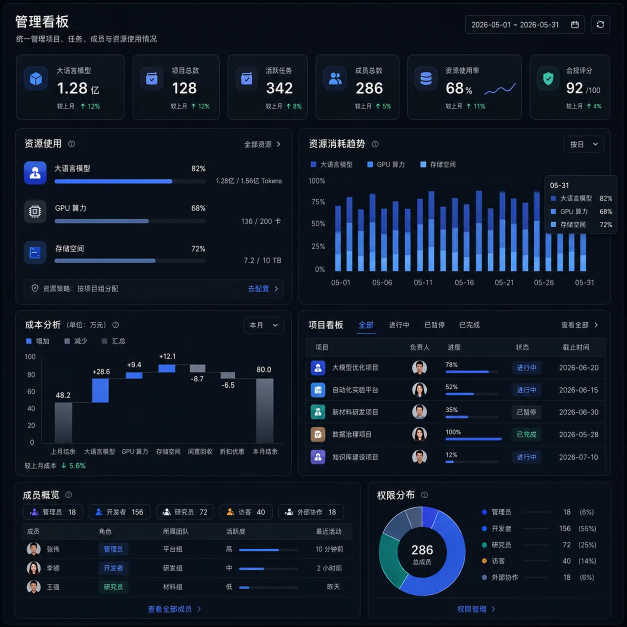
#> input picture pic/case-dashboard-cn.webp, 1254 x 1254 px (shown at 1/2 size); its folder holds only this picture in this run
$ python analyze_accents.py
#> lines starting #> are read from the running program, lines starting #| are printed output that depends on the picture
"""Detect accent/brand colors (saturated, non-grayscale) in reference images."""
import json
from pathlib import Path
from PIL import Image
import collections
import colorsys


def is_grayscale(r, g, b, threshold=15):
    """Check if a color is essentially grayscale."""
    mx, mn = max(r, g, b), min(r, g, b)
    return (mx - mn) < threshold


def is_extreme(r, g, b):
    """Check if color is too dark or too light to be an accent."""
    brightness = (r + g + b) / 3
    return brightness < 25 or brightness > 235


def get_saturation(r, g, b):
    h, s, v = colorsys.rgb_to_hsv(r / 255, g / 255, b / 255)
    return s


def extract_accent_colors(img, top_n=15):
    """Extract saturated, non-grayscale colors that could be accents."""
    img_small = img.convert("RGB").resize((300, 300))
    pixels = list(img_small.getdata())

    accent_pixels = []
    for r, g, b in pixels:
        if is_grayscale(r, g, b) or is_extreme(r, g, b):
            continue
        sat = get_saturation(r, g, b)
        if sat > 0.15:  # At least 15% saturation
            # Quantize for grouping
            q = (r // 16 * 16, g // 16 * 16, b // 16 * 16)
            accent_pixels.append((q, sat))

    if not accent_pixels:
        return []

    counter = collections.Counter([p[0] for p in accent_pixels])
    total_pixels = len(pixels)
    results = []
    for color, count in counter.most_common(top_n):
        h, s, v = colorsys.rgb_to_hsv(color[0] / 255, color[1] / 255, color[2] / 255)
        results.append({
            "hex": "#{:02x}{:02x}{:02x}".format(*color),
            "rgb": list(color),
            "hsv": [round(h * 360), round(s, 3), round(v, 3)],
            "ratio": round(count / total_pixels, 5),
        })
    return results


def detect_gradients(img):
    """Detect if the image has gradient backgrounds by sampling vertical strips."""
    img_rgb = img.convert("RGB").resize((100, 100))
    w, h = img_rgb.size
    # Sample left edge top to bottom
    left_strip = [img_rgb.getpixel((2, y)) for y in range(0, h, 5)]
    # Sample top edge left to right
    top_strip = [img_rgb.getpixel((x, 2)) for x in range(0, w, 5)]

    def is_gradient(strip):
        if len(strip) < 2:
            return False
        diffs = [abs(sum(strip[i]) - sum(strip[i - 1])) for i in range(1, len(strip))]
        avg_diff = sum(diffs) / len(diffs) if diffs else 0
        # Check if it's a smooth gradient (consistent small changes)
        return avg_diff > 3

    return {
        "left_vertical_gradient": is_gradient(left_strip),
        "top_horizontal_gradient": is_gradient(top_strip),
        "left_strip_colors": ["#{:02x}{:02x}{:02x}".format(*c) for c in left_strip[:5] + left_strip[-5:]],
        "top_strip_colors": ["#{:02x}{:02x}{:02x}".format(*c) for c in top_strip[:5] + top_strip[-5:]],
    }


def main():
    pic_dir = Path(r"d:\BattleFish\BatteryEMCL Lab\pic")
    for img_path in sorted(pic_dir.glob("*.webp")):
        img = Image.open(str(img_path))
#> img is the input picture: PIL image 1254x1254 RGB; mean R, G, B 16.2, 25.1, 38.6
        print(f"\n{'='*60}")
        print(f"FILE: {img_path.name}  ({img.size[0]}x{img.size[1]})")
#| FILE: case-dashboard-cn.webp  (1254x1254)
        print(f"{'='*60}")

        accents = extract_accent_colors(img)
#> in extract_accent_colors, `img_small = img.convert("RGB").resize((300, 300))`:
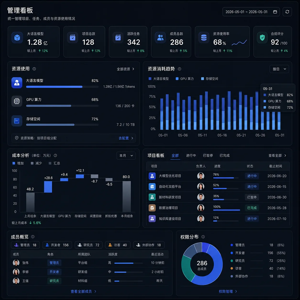
#> img_small: PIL image 300x300 RGB; mean R, G, B 16.2, 25.1, 38.6
#> in extract_accent_colors, `pixels = list(img_small.getdata())`: pixels = 90000 items
#> the loop in extract_accent_colors, `for r, g, b in pixels:` made 90000 passes
#> (sat, q) on passes 2325, 2329, 2336, 2337, 2338, 2339, 2340, 2368, 2377, 2923, 3226, 3250: (0.441, (16, 16, 32)), (0.455, (16, 16, 32)), (0.429, (16, 16, 32)), (0.441, (16, 16, 32)), (0.471, (16, 16, 32)), (0.471, (16, 16, 32)), (0.455, (16, 16, 32)), (0.455, (16, 16, 32)), (0.455, (16, 16, 32)), (0.441, (16, 16, 32)), (0.441, (16, 16, 32)), (0.183, (64, 64, 80))
#> (r, g, b, mx in is_grayscale, mn in is_grayscale) on passes 1 to 6: (2, 5, 16, 16, 2), (2, 5, 15, 15, 2), (2, 6, 12, 12, 2), (3, 6, 13, 13, 3), (3, 6, 13, 13, 3), (1, 7, 13, 13, 1)
#> after the loop in extract_accent_colors, `for r, g, b in pixels:`: accent_pixels = 11459 items
#> in extract_accent_colors, `counter = collections.Counter([p[0] for p in accent_pixels])`: counter = 376 items
#> in extract_accent_colors, `total_pixels = len(pixels)`: total_pixels = 90000
#> the loop in extract_accent_colors, `for color, count in counter.most_common(top_n):` made 15 passes
#> (color, count, h, s, v) on passes 1 to 12: ((16, 16, 32), 1858, 0.667, 0.5, 0.125), ((32, 32, 48), 519, 0.667, 0.333, 0.188), ((16, 32, 32), 475, 0.5, 0.5, 0.125), ((48, 48, 64), 387, 0.667, 0.25, 0.251), ((0, 16, 32), 377, 0.583, 1, 0.125), ((0, 16, 48), 365, 0.611, 1, 0.188), ((32, 80, 208), 352, 0.621, 0.846, 0.816), ((16, 32, 64), 317, 0.611, 0.75, 0.251), ((64, 64, 80), 278, 0.667, 0.2, 0.314), ((32, 48, 48), 271, 0.5, 0.333, 0.188), ((16, 32, 48), 255, 0.583, 0.667, 0.188), ((16, 16, 48), 238, 0.667, 0.667, 0.188)
#> after the loop in extract_accent_colors, `for color, count in counter.most_common(top_n):`: results = 15 items
#> accents = 15 items
        print(f"\nAccent/Brand colors (saturated, non-gray):")
        if accents:
            for a in accents[:8]:
                print(f"  {a['hex']}  HSV={a['hsv']}  ratio={a['ratio']}")
#> this loop made 8 passes
#|   #101020  HSV=[240, 0.5, 0.125]  ratio=0.02064
#|   #202030  HSV=[240, 0.333, 0.188]  ratio=0.00577
#|   #102020  HSV=[180, 0.5, 0.125]  ratio=0.00528
#|   #303040  HSV=[240, 0.25, 0.251]  ratio=0.0043
#|   #001020  HSV=[210, 1.0, 0.125]  ratio=0.00419
#|   #001030  HSV=[220, 1.0, 0.188]  ratio=0.00406
#|   #2050d0  HSV=[224, 0.846, 0.816]  ratio=0.00391
#|   #102040  HSV=[220, 0.75, 0.251]  ratio=0.00352
        else:
            print("  (none detected - image is monochromatic)")

        gradients = detect_gradients(img)
#> in detect_gradients, `img_rgb = img.convert("RGB").resize((100, 100))`:
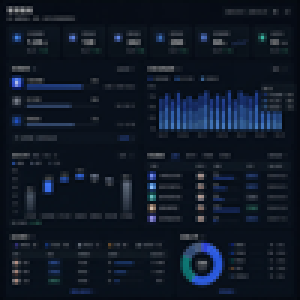
#> img_rgb: PIL image 100x100 RGB (shown 3 times larger); mean R, G, B 16.2, 25.1, 38.6
#> in detect_gradients, `left_strip = [img_rgb.getpixel((2, y)) for y in range(0, h, 5)]`: left_strip = [(6, 12, 21), (17, 22, 31), (11, 17, 26), (10, 16, 25), (7, 14, 24), (10, 16, 25), (9, 17, 27), (10, 16, 27), (9, 15, 25), (9, 15, 26), (10, 18, 27), (11, 16, 26), (10, 17, 27), (10, 16, 27), (10, 17, 26), (9, 15, 26), (10, 16, 25), (9, 15, 25), (9, 16, 26), (9, 17, 27)]
#> in detect_gradients, `top_strip = [img_rgb.getpixel((x, 2)) for x in range(0, w, 5)]`: top_strip = [(6, 11, 20), (83, 87, 91), (59, 63, 69), (7, 12, 22), (6, 12, 22), (6, 12, 22), (7, 12, 22), (7, 12, 23), (7, 12, 22), (7, 12, 23), (8, 13, 23), (8, 13, 23), (8, 13, 23), (7, 12, 22), (6, 11, 21), (9, 15, 24), (9, 14, 24), (9, 15, 24), (10, 16, 25), (9, 15, 25)]
#> in is_gradient, `diffs = [abs(sum(strip[i]) - sum(strip[i - 1])) for i in range(1, len(..`: diffs = [31, 16, 3, 6, 6, 2, 0, 4, 1, 5, 2, 1, 1, 0, 3, 1, 2, 2, 2]
#> in is_gradient, `avg_diff = sum(diffs) / len(diffs) if diffs else 0`: avg_diff = 4.63
#> gradients = 4 items
        print(f"\nGradient detection:")
        print(f"  Left vertical gradient: {gradients['left_vertical_gradient']}")
#|   Left vertical gradient: True
        print(f"  Top horizontal gradient: {gradients['top_horizontal_gradient']}")
#|   Top horizontal gradient: True
        print(f"  Left strip (top->bottom): {gradients['left_strip_colors']}")
#|   Left strip (top->bottom): ['#060c15', '#11161f', '#0b111a', '#0a1019', '#070e18', '#090f1a', '#0a1019', '#090f19', '#09101a', '#09111b']
        print(f"  Top strip (left->right): {gradients['top_strip_colors']}")
#|   Top strip (left->right): ['#060b14', '#53575b', '#3b3f45', '#070c16', '#060c16', '#090f18', '#090e18', '#090f18', '#0a1019', '#090f19']


if __name__ == "__main__":
    main()
